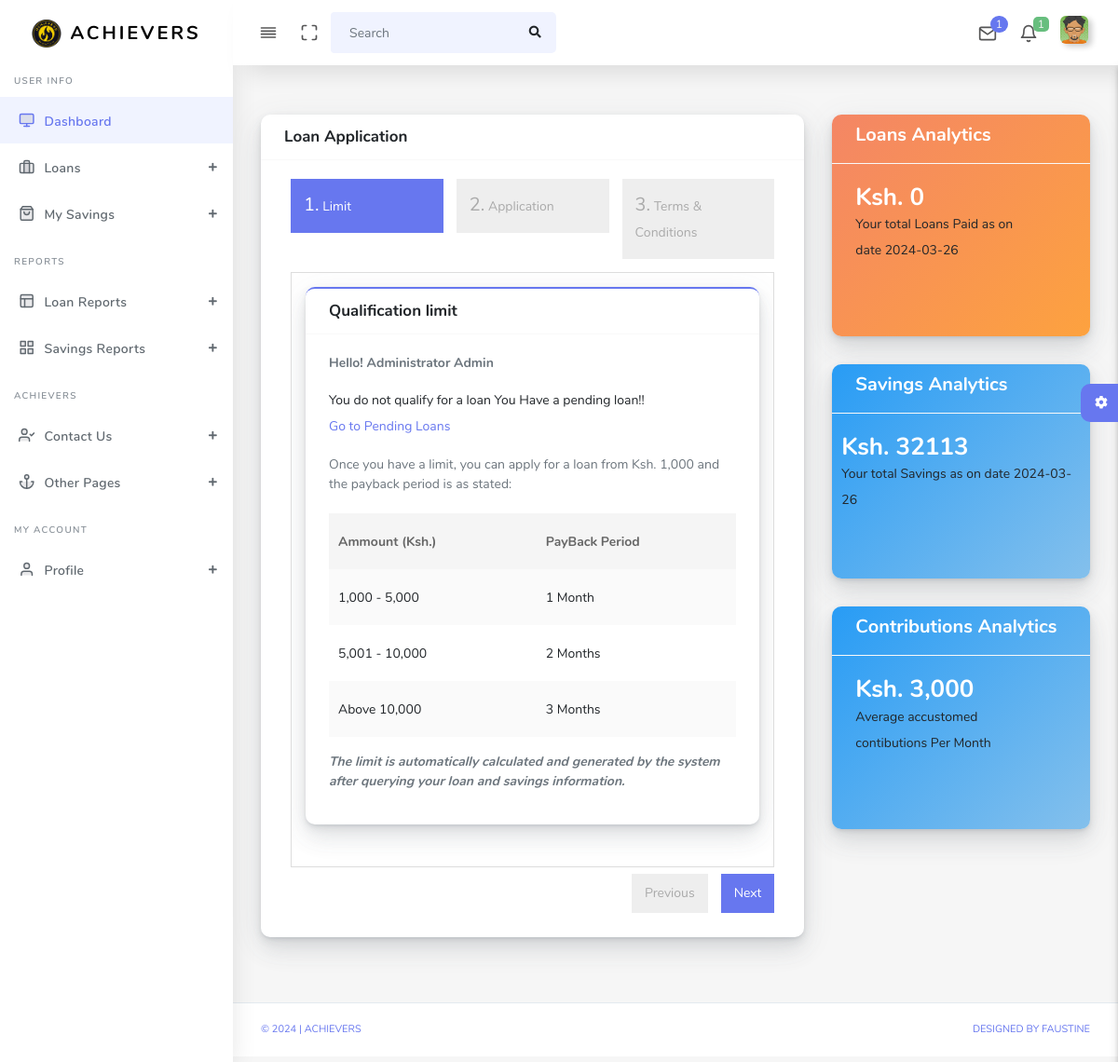
The page /member/apply_loan.php (signed in) on the database its author committed.
### tables this page shows
CREATE TABLE `system_info` (
  `id` int(30) NOT NULL,
  `name` text NOT NULL,
  `shortName` text NOT NULL,
  `logoURL` text DEFAULT 'uploads/avatars/Image_not_available.png',
  `phone` text NOT NULL,
  `address` text NOT NULL,
  `systemEmail` text NOT NULL
);

### member/apply_loan.php (the view, shortened to what this page needs)
<?php
include "dbConn.php";
$system_address = $system_email = $system_logo = $system_phone = $system_name = "";
$user_email = $_SESSION['mail'];
$query = "select * from system_info";
$res = mysqli_query($conn, $query);
$ret = mysqli_fetch_array($res);
if ($ret > 0) {
    $system_name = $ret['shortName'];
    $system_logo = $ret['logoURL'];
} else {
    echo "<script>alert('Querying system info encountered a problem!');</script>";
}
?>
<?php
if (strlen($_SESSION['user_name']) == 0) {
    header('location:login.php');
} else { ?>
    <!DOCTYPE html>
    <html lang="en">
    <head>
        <link rel="stylesheet" href="assets/css/app.min.css">
        <link rel="stylesheet" href="assets/css/style.css">
        <link rel="stylesheet" href="assets/css/components.css">
        <link rel="stylesheet" href="assets/css/custom.css">
    </head>
    <body>
        <div id="app">
            <div class="main-wrapper main-wrapper-1">
                <div class="navbar-bg"></div>
                <?php include 'inc/topNav.php'; ?>
                <?php include 'inc/sideNav.php'; ?>
                <div class="main-content">
                    <section class="section">
                        <div class="section-body">
                            <div class="row">
                                <div class="col-xl-8 col-md-12 col-lg-8">
                                    <div class="card">
                                        <div class="card-header">
                                            <h4>Loan Application</h4>
                                        </div>
                                        <div class="card-body">
                                            <form id="wizard_with_validation" method="POST">
                                                <h3>Limit</h3>
                                                <fieldset>
                                                    <div class="card card-primary">
                                                        <div class="card-header">
                                                            <h4>Qualification limit</h4>
                                                        </div>
                                                        <div class="card-body">
                                                            <b>Hello! <?php echo $_SESSION['user_name']; ?> <br>
                                                            </b>
                                                            <?php
                                                            $query = mysqli_query($conn, "select * from loans where defaulter_email='$user_email' and status='Pending' ");
                                                            $qr = mysqli_num_rows($query);
                                                            if ($qr > 0) {
                                                                echo '<p>You do not qualify for a loan You Have a pending loan!! <br> <a href="pending_loans.php?id=98765?=pendingloans">Go to Pending Loans</a> </b> </p>
                                                                ';
                                                            }
                                                            ?>
                                                            Once you have a limit, you can apply for a loan from Ksh. 1,000 and the payback period is as stated: <br>
                                                            <br>
                                                            <table class="table table-striped table-hover">
                                                                <thead>
                                                                    <tr>
                                                                        <th>Ammount (Ksh.)</th>
                                                                        <th>PayBack Period</th>
                                                                    </tr>
                                                                </thead>
                                                                <tbody>
                                                                    <tr>
                                                                        <td>1,000 - 5,000</td>
                                                                        <td>1 Month</td>
                                                                    </tr>
                                                                    <tr>
                                                                        <td>5,001 - 10,000</td>
                                                                        <td>2 Months</td>
                                                                    </tr>
                                                                    <tr>
                                                                        <td>Above 10,000</td>
                                                                        <td>3 Months</td>
                                                                    </tr>
                                                                </tbody>
                                                            </table>
                                                            <b><i>The limit is automatically calculated and generated by the system after querying your loan and savings
                                                                    information.</i></b>
                                                        </div>
                                                    </div>
                                                </fieldset>
                                                <h3>Application</h3>
                                                <h3>Terms &amp; Conditions</h3>
                                            </form>
                                        </div>
                                    </div>
                                </div>
                                <div class="col-xl-4 col-md-12 col-lg-4">
                                    <div class="card l-bg-orange">
                                        <div class="card-header">
                                            <h5>Loans Analytics</h5>
                                        </div>
                                        <div class="card-body">
                                            <div class="text-white">
                                                <div class="row">
                                                    <div class="col-md-12 col-lg-10">
                                                        <?php
                                                        $loan = mysqli_query($conn, "select * from loans where defaulter_email='$user_email' and status='Paid' ");
                                                        $qrr = mysqli_num_rows($loan);
                                                        $timestamp = time();
                                                        $currentDate = gmdate('Y-m-d', $timestamp);
                                                        if ($qrr > 0) {
                                                            $count = 1;
                                                            $loanCount = 0;
                                                            while ($resu = mysqli_fetch_array($loan)) {
                                                                $loanCount += $resu['loanAmmount'];
                                                        ?>
                                                        <?php $count++;
                                                            }
                                                            echo '
                                                          <h6 class="mb-0 font-26">Ksh ' . $loanCount . '</h6>
                                                          <p class="mb-2">Your total Loans Paid as on date<br> ' . $currentDate . '</p>
                                                          ';
                                                        } else {
                                                            echo '
                                                        <h6 class="mb-0 font-26">Ksh. 0</h6>
                                                        <p class="mb-2">Your total Loans Paid as on date ' . $currentDate . '</p>
                                                        ';
                                                        }
                                                        ?>
                                                    </div>
                                                    <div class="col-md-6 col-lg-7">
                                                        <div class="sparkline-bar p-t-50"></div>
                                                    </div>
                                                </div>
                                            </div>
                                        </div>
                                    </div>
                                    <div class="card l-bg-cyan">
                                        <div class="card-header">
                                            <h5>Savings Analytics</h5>
                                        </div>
                                        <div class="card-body">
                                            <div class="text-white">
                                                <div class="row">
                                                    <h4 class="mb-0 font-26">Ksh.
                                                        <?php
                                                        $sql = "SELECT SUM(saveAmmount) AS totalSavings FROM savings WHERE email ='$user_email' ";
                                                        $result = mysqli_query($conn, $sql);
                                                        if(!$result){
                                                            $totalSavings=0;
                                                        }
                                                        else{
                                                        if ($result->num_rows > 0) {
                                                            $row = $result->fetch_assoc();
                                                            $totalSavings = $row['totalSavings'];
                                                            } else {
                                                                $totalSavings=0;
                                                            }
                                                        }
                                                        ?>
                                                        <?php
                                                            if($totalSavings>1){
                                                                echo $totalSavings;
                                                            }
                                                            else{
                                                                echo '0';
                                                            }
                                                        ?>
                                                    </h4>
                                                    <p class="mb-0">Your total Savings as on date <?php $timestamp = time();
                                                        $currentDate = gmdate('Y-m-d', $timestamp);
                                                        echo $currentDate; ?> </p>
                                                </div>
                                                <div class="col-md-6 col-lg-7">
                                                    <div class="sparkline-line-chart2 p-t-50"></div>
                                                </div>
                                            </div>
                                        </div>
                                    </div>
                                    <div class="card l-bg-cyan">
                                        <div class="card-header">
                                            <h5>Contributions Analytics</h5>
                                        </div>
                                        <div class="card-body">
                                            <div class="text-white">
                                                <div class="row">
                                                    <div class="col-md-12 col-lg-10">
                                                        <h4 class="mb-0 font-26">Ksh. 3,000</h4>
                                                        <p class="mb-2">Average accustomed contibutions Per Month</p>
                                                    </div>
                                                    <div class="col-md-6 col-lg-7">
                                                        <div class="sparkline-line-chart2 p-t-50"></div>
                                                    </div>
                                                </div>
                                            </div>
                                        </div>
                                    </div>
                                </div>
                            </div>
                        </div>
                </div>
                <?php include 'inc/settings.php'; ?>
            </div>
            <?php include 'inc/footer.php'; ?>
        </div>
    </body>
    </html>
<?php } ?>

### member/inc/sideNav.php (shortened to what this page needs)
<div class="main-sidebar sidebar-style-2">
        <aside id="sidebar-wrapper">
          <div class="sidebar-brand">
            <a href="index.php?page=homepage%33for=<?php echo $system_name; ?>/%current_user<?php echo $_SESSION['user_name']; ?>"> <img alt="image" src="<?php echo $system_logo; ?>" class="header-logo" /> <span
              class="logo-name"><?php echo $system_name; ?></span>
            </a>
          </div>
          <ul class="sidebar-menu">
            <li class="menu-header">User Info</li>
            <li class="dropdown active">
              <a href="index.php?page=homepage%33for=<?php echo $system_name; ?>/%current_user<?php echo $_SESSION['user_name']; ?>" class="nav-link"><i data-feather="monitor"></i><span>Dashboard</span></a>
            </li>
            <li class="dropdown">
              <a href="#" class="menu-toggle nav-link has-dropdown"><i
                  data-feather="briefcase"></i><span>Loans</span></a>
            </li>
            <li class="dropdown">
              <a href="#" class="menu-toggle nav-link has-dropdown"><i data-feather="shopping-bag"></i><span>My Savings</span></a>
            </li>
            <li class="menu-header">Reports</li>
            <li class="dropdown">
              <a href="#" class="menu-toggle nav-link has-dropdown"><i data-feather="layout"></i><span>Loan Reports</span></a>
            </li>
            <li class="dropdown">
              <a href="#" class="menu-toggle nav-link has-dropdown"><i data-feather="grid"></i><span>Savings Reports</span></a>
            </li>
            <li class="menu-header"><?php echo $system_name ?></li>
            <li class="dropdown">
              <a href="#" class="menu-toggle nav-link has-dropdown"><i
                  data-feather="user-check"></i><span>Contact Us</span></a>
            </li>
            <li class="dropdown">
              <a href="#" class="menu-toggle nav-link has-dropdown"><i data-feather="anchor"></i><span>Other
                  Pages</span></a>
            </li>
            <li class="menu-header">My Account </li>
            <li class="dropdown">
              <a href="profile.php" class="menu-toggle nav-link has-dropdown"><i
                  data-feather="user"></i><span>Profile</span></a>
            </li>
          </ul>
        </aside>
      </div>

### rows shown on the page
system_info: logoURL (picture), shortName "ACHIEVERS"

### other values the page prints
$qr "1"
$qrr "1"
$_SESSION['user_name'] "Administrator Admin"
$currentDate "2024-03-26"
$totalSavings "32113"
